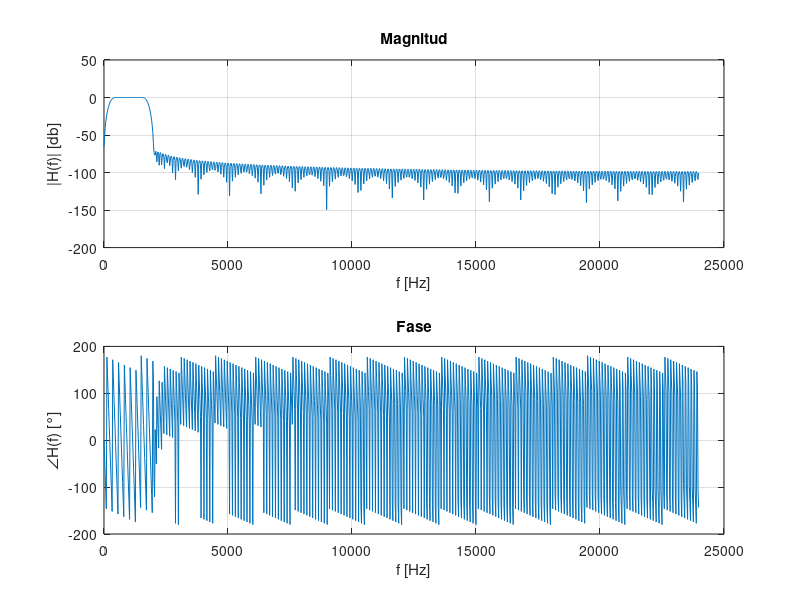
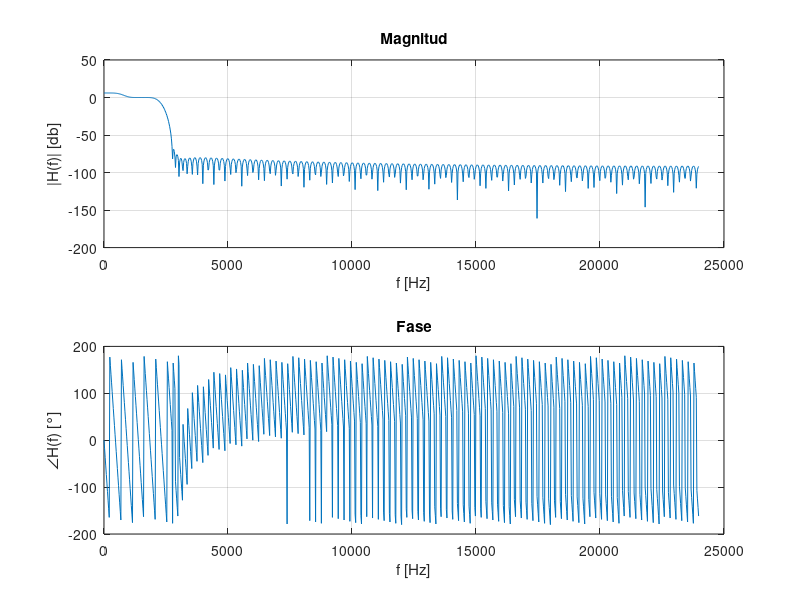

Source code (MATLAB) for these figures, in order:
%%% Laboratorio 3: Filtros FIR

%% Parametros
%freq de muestreo
Fs = 48000;
%ancho de banda de paso
bwp = 1000;
%ancho banda de rechazo
bwr = 2000;
%Tamaño banda Transición
Trnbw = 500;

%% Specs
% Pasabanda     Eliminabanda
fp1 = 500;      fr1 = 500;      
fp2 = fp1+bwp;  fr2 = fr1+bwr;
%Amplitudes máximas (db)
Ap = 1;        Ar = -70;

%% Filtro Pasabanda (bp)
%Parámetros D de kaiser
D = [10^(Ar/20) ...
     (10^(Ap/20)-1)/(10^(Ap/20)+1) ...
     10^(Ar/20)];
%Frecuencias de rechazo
frbp = [fp1-Trnbw, fp2+Trnbw];
wrbp = 2*pi*frbp/Fs;
%Frecuencias de corte
fcbp = [(frbp(1)+fp1)/2, (frbp(2)+fp2)/2];
wcbp = 2*pi*fcbp/Fs;
%Vector de bandas
fbbp = [frbp(1) fp1 fp2 frbp(2)];
wbbp = 2*pi*fbbp/Fs;
%Parámetros ventana de kaiser, preguntar por dev = [0,1,0]
[Nbp,Wnbp, betabp] = kaiserord(fbbp,[0,1,0],D,Fs);
Mbp = ceil(Nbp/2);
n = -Mbp:Mbp;
%Filtro ideal ¿Me conviene laburar en Hz?
hbpi = wcbp(2)/pi*sinc(wcbp(2)*n/pi)-wcbp(1)/pi*sinc(wcbp(1)/pi*n);
%Ventana de kaiser
Wbp = kaiser(2*Mbp+1,betabp);
%Filtro real
PasaBanda = Wbp'.*hbpi;
[hbp, fbp] = freqz(PasaBanda,1,1024,Fs);

%% Plot filtro pasabanda
figure('name','Pasabanda (Ventana Kaiser)');
subplot(2,1,1);
plot(fbp,20*log10(abs(hbp)));
grid on;
xlabel('f [Hz]');
ylabel('|H(f)| [db]');
title('Magnitud');
subplot(2,1,2);
plot(fbp,angle(hbp)*180/pi);
grid on;
xlabel('f [Hz]');
ylabel('\angle{H(f)} [°]');
title('Fase');

%% Filtro Eliminabanda (br)
%Frecuencias de paso
fpbr = [fr1+Trnbw, fr2-Trnbw];
wpbr = 2*pi*fpbr/Fs;
%Frecuencias de corte
fcbr = [(fr1+fpbr(1))/2, (fr2+fpbr(2))/2];
wcbr = 2*pi*fcbr/Fs;
%Vector de bandas (rari el fbbr)
fbbr = [1 fpbr(1) fpbr(2) Fs/2-1];
wbbr = 2*pi*fbbr/Fs;
%Parámetros ventana de Kaiser (usa mismo D y Fs q bp)
[Nbr,Wnbr,betabr] = kaiserord(fbbr,[0,1,0],D,Fs);
Mbr = ceil(Nbr/2);
n = -Mbr:Mbr;
%Filtro ideal
hbri = wcbr(2)/pi*sinc(wcbr(2)*n/pi)+wcbr(1)/pi*sinc(wcbr(1)/pi*n);
%Ventana de Kaiser
Wbr = kaiser(2*Mbr+1,betabr);
%Filtro real
EliminaBanda = Wbr'.*hbri;
[hbr, fbr] = freqz(EliminaBanda,1,1024,Fs);

%% Plot filtro eliminabanda
figure('name','Eliminabanda (Ventana Kaiser)')
subplot(2,1,1);
plot(fbr,20*log10(abs(hbr)));
grid on;
xlabel('f [Hz]');
ylabel('|H(f)| [db]');
title('Magnitud');
subplot(2,1,2);
plot(fbr,angle(hbr)*180/pi);
grid on;
xlabel('f [Hz]');
ylabel('\angle{H(f)} [°]');
title('Fase');
